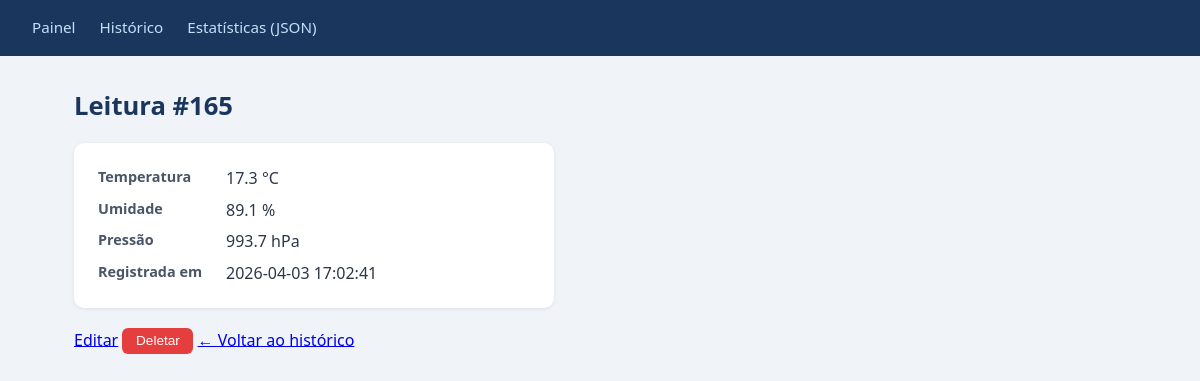
The app's page /leituras/165 with its own data.
### tables this page shows
CREATE TABLE leituras (
    id INTEGER PRIMARY KEY AUTOINCREMENT,
    temperatura REAL NOT NULL,
    umidade REAL NOT NULL,
    pressao REAL,
    timestamp DATETIME DEFAULT (datetime('now','localtime'))
, distancia REAL);

### app.py (the view)
@app.route("/leituras/<int:id>", methods=["GET"])
def detalhe(id):
    leitura = buscar_leitura(id)
    if leitura is None:
        abort(404, f"Leitura {id} não encontrada.")
    if _quer_json():
        return jsonify(leitura)
    return render_template("detalhe.html", leitura=leitura)

### app.py (called while the page is built)
def _quer_json():
    return (
        request.args.get("formato") == "json"
        or request.accept_mimetypes.best == "application/json"
    )

### database.py (called while the page is built)
def get_db_connection():
    conn = sqlite3.connect(DB_PATH, timeout=10)
    conn.execute("PRAGMA journal_mode=WAL")
    conn.execute("PRAGMA busy_timeout=5000")  # espera até 5s antes de lançar OperationalError
    conn.row_factory = sqlite3.Row
    return conn

def buscar_leitura(id):
    conn = get_db_connection()
    try:
        row = conn.execute(
            "SELECT * FROM leituras WHERE id = ?", (id,)
        ).fetchone()
        return dict(row) if row else None
    finally:
        conn.close()

### templates/detalhe.html (shortened to what this page needs)
{% extends "base.html" %}
{% block content %}
<h1>Leitura #{{ leitura.id }}</h1>
<dl>
  <dt>Temperatura</dt><dd>{{ leitura.temperatura }} °C</dd>
  <dt>Umidade</dt><dd>{{ leitura.umidade }} %</dd>
  <dt>Pressão</dt><dd>{{ leitura.pressao if leitura.pressao is not none else '—' }} hPa</dd>
  <dt>Registrada em</dt><dd>{{ leitura.timestamp }}</dd>
</dl>
<a href="/leituras/{{ leitura.id }}/editar">Editar</a>
<button data-id="{{ leitura.id }}" onclick="deletar(this.dataset.id)">Deletar</button>
<a href="/leituras">&#8592; Voltar ao histórico</a>
{% endblock %}

### static/css/style.css (style rules this page uses)
*, *::before, *::after { box-sizing: border-box; margin: 0; padding: 0; }
body { font-family: 'Segoe UI', system-ui, sans-serif; background: #f0f4f8; color: #2d3748; min-height: 100vh; }
h1 { font-size: 1.6rem; font-weight: 700; color: #1a365d; margin-bottom: 1.25rem; }
button { background: #3182ce; color: #fff; border: none; border-radius: 6px; padding: 0.35rem 0.85rem; font-size: 0.85rem; cursor: pointer; transition: background 0.2s; }
button[onclick*="deletar"] { background: #e53e3e; }
dl { background: #fff; border-radius: 10px; padding: 1.5rem; box-shadow: 0 1px 4px rgba(0,0,0,0.08); display: grid; grid-template-columns: max-content 1fr; gap: 0.6rem 1.5rem; max-width: 480px; margin-bottom: 1.25rem; }
dt { font-weight: 600; color: #4a5568; font-size: 0.9rem; }
dd { color: #2d3748; }

### records on screen
leituras: id "165", temperatura "17.3", umidade "89.1", pressao "993.7", timestamp "2026-04-03 17:02:41"
